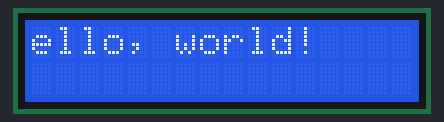
The sketch below on a simulated Arduino Uno, built with avr-gcc and run on an emulated ATmega328P. On the bench: 16×2 character LCD.

Above: at 0.18 s.
At 1.19 s:
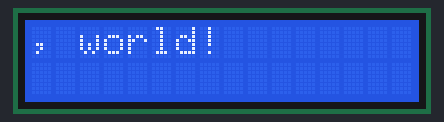
At 1.94 s:
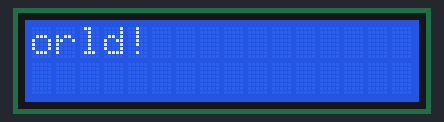
At 3.69 s:
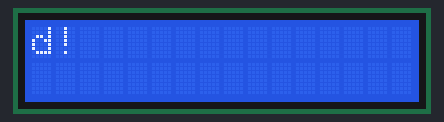
At 5.44 s:
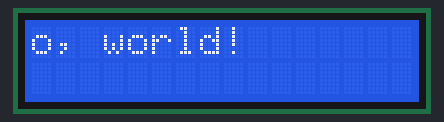
At 7.19 s:
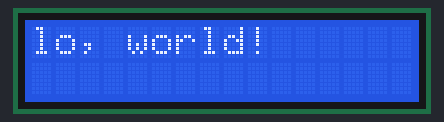

Measured:
- by itself, everything shown: repeats every 6.5 s, in 26 steps

The sketch:

HelloWorldLeftToRight.ino
```cpp
#include <LiquidCrystal.h>

const int rs = 2,
          en = 3,
          d4 = 6,
          d5 = 7,
          d6 = 8,
          d7 = 9;

LiquidCrystal lcd(rs, en, d4, d5, d6, d7);

void setup() {
  Serial.begin(9600);
  lcd.begin(16, 2);
  lcd.print("Hello, world!");
}

void loop() {
  for (int pos = 0; pos < 13; pos++){
    lcd.scrollDisplayLeft();
    delay(250);
  }
  for (int pos = 0; pos < 13; pos++){
    lcd.scrollDisplayRight();
    delay(250);
  }
}
```
